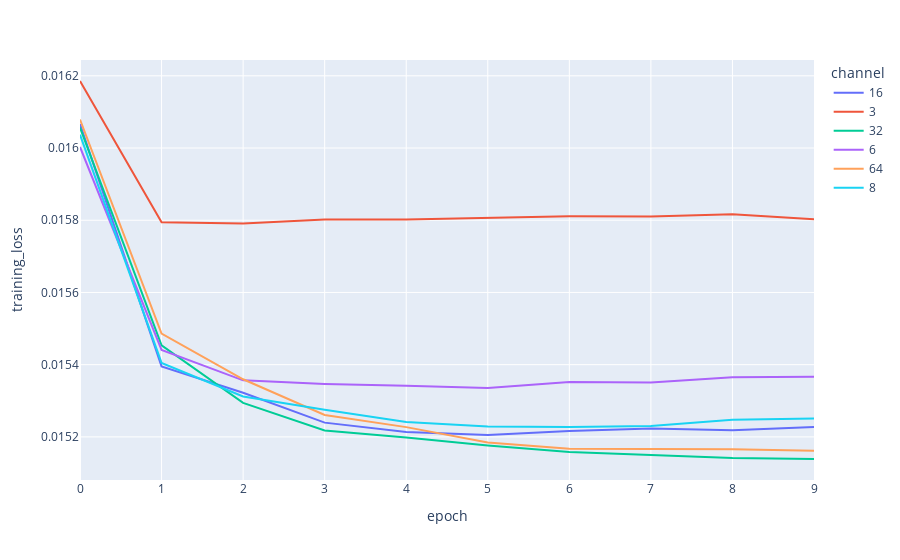

The notebook cell this image was saved under:
### Code cell
fig = plx.line(df_results2, x="epoch", y="training_loss", color="channel")
fig.write_image('Visualization/channel_training_loss.png')
fig.show()

### Figure 1 — Plotly figure (JSON) as saved in the notebook; plotly's stock layout.template omitted (floating-point values rounded to 4 significant figures)
{"data": [{"hovertemplate": "channel=16<br>epoch=%{x}<br>training_loss=%{y}<extra></extra>", "legendgroup": "16", "line": {"color": "#636efa", "dash": "solid"}, "marker": {"symbol": "circle"}, "mode": "lines", "name": "16", "orientation": "v", "showlegend": true, "type": "scatter", "x": [0, 1, 2, 3, 4, 5, 6, 7, 8, 9], "xaxis": "x", "y": [0.01607, 0.0154, 0.01532, 0.01524, 0.01521, 0.01521, 0.01522, 0.01522, 0.01522, 0.01523], "yaxis": "y"}, {"hovertemplate": "channel=3<br>epoch=%{x}<br>training_loss=%{y}<extra></extra>", "legendgroup": "3", "line": {"color": "#EF553B", "dash": "solid"}, "marker": {"symbol": "circle"}, "mode": "lines", "name": "3", "orientation": "v", "showlegend": true, "type": "scatter", "x": [0, 1, 2, 3, 4, 5, 6, 7, 8, 9], "xaxis": "x", "y": [0.01619, 0.01579, 0.01579, 0.0158, 0.0158, 0.01581, 0.01581, 0.01581, 0.01582, 0.0158], "yaxis": "y"}, {"hovertemplate": "channel=32<br>epoch=%{x}<br>training_loss=%{y}<extra></extra>", "legendgroup": "32", "line": {"color": "#00cc96", "dash": "solid"}, "marker": {"symbol": "circle"}, "mode": "lines", "name": "32", "orientation": "v", "showlegend": true, "type": "scatter", "x": [0, 1, 2, 3, 4, 5, 6, 7, 8, 9], "xaxis": "x", "y": [0.01606, 0.01545, 0.01529, 0.01522, 0.0152, 0.01518, 0.01516, 0.01515, 0.01514, 0.01514], "yaxis": "y"}, {"hovertemplate": "channel=6<br>epoch=%{x}<br>training_loss=%{y}<extra></extra>", "legendgroup": "6", "line": {"color": "#ab63fa", "dash": "solid"}, "marker": {"symbol": "circle"}, "mode": "lines", "name": "6", "orientation": "v", "showlegend": true, "type": "scatter", "x": [0, 1, 2, 3, 4, 5, 6, 7, 8, 9], "xaxis": "x", "y": [0.016, 0.01544, 0.01536, 0.01535, 0.01534, 0.01534, 0.01535, 0.01535, 0.01536, 0.01537], "yaxis": "y"}, {"hovertemplate": "channel=64<br>epoch=%{x}<br>training_loss=%{y}<extra></extra>", "legendgroup": "64", "line": {"color": "#FFA15A", "dash": "solid"}, "marker": {"symbol": "circle"}, "mode": "lines", "name": "64", "orientation": "v", "showlegend": true, "type": "scatter", "x": [0, 1, 2, 3, 4, 5, 6, 7, 8, 9], "xaxis": "x", "y": [0.01608, 0.01549, 0.01536, 0.01526, 0.01523, 0.01518, 0.01517, 0.01517, 0.01517, 0.01516], "yaxis": "y"}, {"hovertemplate": "channel=8<br>epoch=%{x}<br>training_loss=%{y}<extra></extra>", "legendgroup": "8", "line": {"color": "#19d3f3", "dash": "solid"}, "marker": {"symbol": "circle"}, "mode": "lines", "name": "8", "orientation": "v", "showlegend": true, "type": "scatter", "x": [0, 1, 2, 3, 4, 5, 6, 7, 8, 9], "xaxis": "x", "y": [0.01604, 0.0154, 0.01531, 0.01528, 0.01524, 0.01523, 0.01523, 0.01523, 0.01525, 0.01525], "yaxis": "y"}], "layout": {"legend": {"title": {"text": "channel"}, "tracegroupgap": 0}, "margin": {"t": 60}, "xaxis": {"anchor": "y", "domain": [0, 1], "title": {"text": "epoch"}}, "yaxis": {"anchor": "x", "domain": [0, 1], "title": {"text": "training_loss"}}}}
